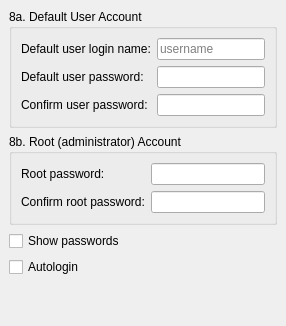
     <widget class="QWidget" name="Step_8">
      <layout class="QGridLayout">
       <property name="margin">
        <number>9</number>
       </property>
       <property name="spacing">
        <number>6</number>
       </property>
       <item row="1" column="0">
        <widget class="QGroupBox" name="rootPasswordBox">
         <property name="sizePolicy">
          <sizepolicy hsizetype="MinimumExpanding" vsizetype="Minimum">
           <horstretch>0</horstretch>
           <verstretch>0</verstretch>
          </sizepolicy>
         </property>
         <property name="title">
          <string>8b. Root (administrator) Account</string>
         </property>
         <layout class="QGridLayout">
          <property name="margin">
           <number>9</number>
          </property>
          <property name="spacing">
           <number>6</number>
          </property>
          <item row="1" column="1">
           <widget class="QLineEdit" name="rootPasswordEdit2">
            <property name="sizePolicy">
             <sizepolicy hsizetype="MinimumExpanding" vsizetype="Minimum">
              <horstretch>0</horstretch>
              <verstretch>0</verstretch>
             </sizepolicy>
            </property>
            <property name="text">
             <string/>
            </property>
            <property name="echoMode">
             <enum>QLineEdit::Password</enum>
            </property>
           </widget>
          </item>
          <item row="0" column="1">
           <widget class="QLineEdit" name="rootPasswordEdit">
            <property name="sizePolicy">
             <sizepolicy hsizetype="MinimumExpanding" vsizetype="Minimum">
              <horstretch>0</horstretch>
              <verstretch>0</verstretch>
             </sizepolicy>
            </property>
            <property name="text">
             <string/>
            </property>
            <property name="echoMode">
             <enum>QLineEdit::Password</enum>
            </property>
           </widget>
          </item>
          <item row="1" column="0">
           <widget class="QLabel" name="rootPasswordLabel2">
            <property name="sizePolicy">
             <sizepolicy hsizetype="MinimumExpanding" vsizetype="Minimum">
              <horstretch>0</horstretch>
              <verstretch>0</verstretch>
             </sizepolicy>
            </property>
            <property name="text">
             <string>Confirm root password:</string>
            </property>
            <property name="wordWrap">
             <bool>false</bool>
            </property>
           </widget>
          </item>
          <item row="0" column="0">
           <widget class="QLabel" name="rootPasswordLabel">
            <property name="sizePolicy">
             <sizepolicy hsizetype="MinimumExpanding" vsizetype="Minimum">
              <horstretch>0</horstretch>
              <verstretch>0</verstretch>
             </sizepolicy>
            </property>
            <property name="text">
             <string>Root password:</string>
            </property>
            <property name="wordWrap">
             <bool>false</bool>
            </property>
           </widget>
          </item>
         </layout>
        </widget>
       </item>
       <item row="4" column="0">
        <spacer>
         <property name="orientation">
          <enum>Qt::Vertical</enum>
         </property>
         <property name="sizeHint" stdset="0">
          <size>
           <width>20</width>
           <height>40</height>
          </size>
         </property>
        </spacer>
       </item>
       <item row="0" column="0">
        <widget class="QGroupBox" name="userBox">
         <property name="sizePolicy">
          <sizepolicy hsizetype="MinimumExpanding" vsizetype="Minimum">
           <horstretch>0</horstretch>
           <verstretch>0</verstretch>
          </sizepolicy>
         </property>
         <property name="title">
          <string>8a. Default User Account</string>
         </property>
         <layout class="QGridLayout">
          <property name="margin">
           <number>9</number>
          </property>
          <property name="spacing">
           <number>6</number>
          </property>
          <item row="2" column="1">
           <widget class="QLineEdit" name="userPasswordEdit2">
            <property name="sizePolicy">
             <sizepolicy hsizetype="MinimumExpanding" vsizetype="Minimum">
              <horstretch>0</horstretch>
              <verstretch>0</verstretch>
             </sizepolicy>
            </property>
            <property name="text">
             <string/>
            </property>
            <property name="echoMode">
             <enum>QLineEdit::Password</enum>
            </property>
           </widget>
          </item>
          <item row="1" column="1">
           <widget class="QLineEdit" name="userPasswordEdit">
            <property name="sizePolicy">
             <sizepolicy hsizetype="MinimumExpanding" vsizetype="Minimum">
              <horstretch>0</horstretch>
              <verstretch>0</verstretch>
             </sizepolicy>
            </property>
            <property name="text">
             <string/>
            </property>
            <property name="echoMode">
             <enum>QLineEdit::Password</enum>
            </property>
           </widget>
          </item>
          <item row="0" column="1">
           <widget class="QLineEdit" name="userNameEdit">
            <property name="sizePolicy">
             <sizepolicy hsizetype="MinimumExpanding" vsizetype="Minimum">
              <horstretch>0</horstretch>
              <verstretch>0</verstretch>
             </sizepolicy>
            </property>
            <property name="text">
             <string/>
            </property>
            <property name="placeholderText">
             <string>username</string>
            </property>
           </widget>
          </item>
          <item row="2" column="0">
           <widget class="QLabel" name="userPasswordLabel2">
            <property name="sizePolicy">
             <sizepolicy hsizetype="MinimumExpanding" vsizetype="Minimum">
              <horstretch>0</horstretch>
              <verstretch>0</verstretch>
             </sizepolicy>
            </property>
            <property name="text">
             <string>Confirm user password:</string>
            </property>
            <property name="wordWrap">
             <bool>false</bool>
            </property>
           </widget>
          </item>
          <item row="1" column="0">
           <widget class="QLabel" name="userPasswordLabel">
            <property name="sizePolicy">
             <sizepolicy hsizetype="MinimumExpanding" vsizetype="Minimum">
              <horstretch>0</horstretch>
              <verstretch>0</verstretch>
             </sizepolicy>
            </property>
            <property name="text">
             <string>Default user password:</string>
            </property>
            <property name="wordWrap">
             <bool>false</bool>
            </property>
           </widget>
          </item>
          <item row="0" column="0">
           <widget class="QLabel" name="userNameLabel">
            <property name="sizePolicy">
             <sizepolicy hsizetype="MinimumExpanding" vsizetype="Minimum">
              <horstretch>0</horstretch>
              <verstretch>0</verstretch>
             </sizepolicy>
            </property>
            <property name="text">
             <string>Default user login name:</string>
            </property>
            <property name="wordWrap">
             <bool>false</bool>
            </property>
           </widget>
          </item>
         </layout>
        </widget>
       </item>
       <item row="3" column="0">
        <widget class="QCheckBox" name="autologinCheckBox">
         <property name="text">
          <string>Autologin</string>
         </property>
        </widget>
       </item>
       <item row="2" column="0">
        <widget class="QCheckBox" name="passwordCheckBox">
         <property name="text">
          <string>Show passwords</string>
         </property>
        </widget>
       </item>
      </layout>
     </widget>
